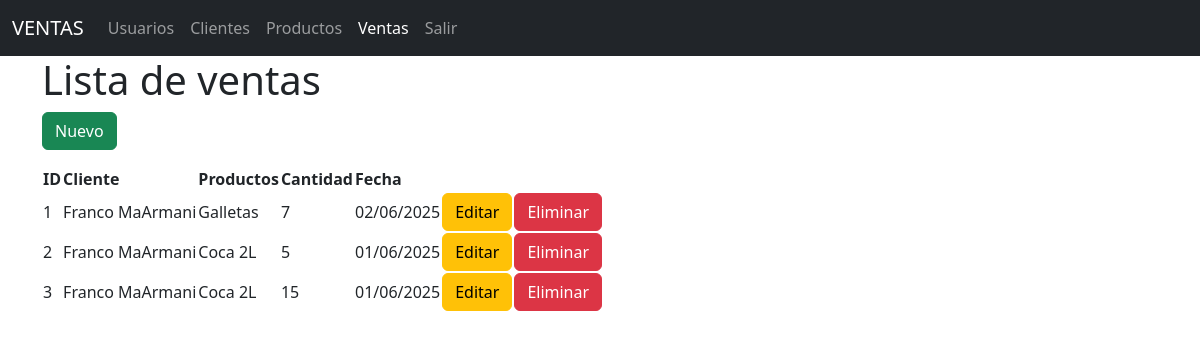
/ventas/, run on the app's committed database.
### models/venta_model.py (models this page shows, shortened)
class Venta(db.Model):
    __tablename__ = "ventas"
    id = db.Column(db.Integer,primary_key=True)
    cliente_id = db.Column(db.Integer, db.ForeignKey('clientes.id'),nullable=False)
    producto_id = db.Column(db.Integer,db.ForeignKey('productos.id'),nullable=False)
    cantidad = db.Column(db.Integer,nullable=False)
    fecha = db.Column(db.DateTime,nullable=False)
    cliente = db.relationship('Cliente',back_populates='ventas')
    producto = db.relationship('Producto',back_populates='ventas')
    @staticmethod
    def get_all():
        return Venta.query.all()

### models/cliente_model.py (models this page shows, shortened)
class Cliente(db.Model):
    __tablename__ = "clientes"
    id = db.Column(db.Integer,primary_key=True)
    nombre = db.Column(db.String(80),nullable=False)
    email = db.Column(db.String(100),nullable=False)
    telefono = db.Column(db.String(20),nullable=False)
    ventas = db.relationship('Venta',back_populates='cliente')

### models/producto_model.py (models this page shows, shortened)
class Producto(db.Model):
    __tablename__ = "productos"
    id = db.Column(db.Integer,primary_key=True)
    descripcion = db.Column(db.String(120),nullable=False)
    precio = db.Column(db.Float(11,2),nullable=False)
    stock = db.Column(db.Integer,nullable=False)
    ventas = db.relationship('Venta',back_populates='producto')

### controllers/venta_controller.py (the view)
@venta_bp.route("/")
def index():
    ventas = Venta.get_all()
    return venta_view.list(ventas)

### run.py (called while the page is built)
@app.context_processor
def inject_active_path():
    def is_active(path):
        return 'active' if request.path == path else ''
    return(dict(is_active = is_active))

### views/venta_view.py (called while the page is built)
def list(ventas):
    return render_template('ventas/index.html',ventas=ventas)

### templates/ventas/index.html (shortened to what this page needs)
{% extends 'base.html' %}
{%  block content %}
<h1>Lista de ventas</h1>
<a href="{{ url_for('venta.create') }}" class="btn btn-success mb-3"btn>Nuevo</a>
<table class="table-striped">
    <tr>
        <th>ID</th>
        <th>Cliente</th>
        <th>Productos</th>
        <th>Cantidad</th>
        <th>Fecha</th>
        <th></th>
        <th></th>
    </tr>
    {% for item in ventas %}
    <tr>
        <td>{{item.id}}</td>
        <td>{{item.cliente.nombre}}</td>
        <td>{{item.producto.descripcion}}</td>
        <td>{{item.cantidad}}</td>
        <td>{{item.fecha.strftime('%d/%m/%Y')}}</td>
        <td>
            <a href="{{ url_for('venta.edit',id=item.id) }}" class="btn
            btn-warning">Editar</a>
        </td>
        <td>
            <a href="{{ url_for('venta.delete',id=item.id )}}" class="btn
            btn-danger">Eliminar</a>
        </td>
    </tr>
    {% endfor %}
</table>
{%  endblock %}

### templates/base.html (shortened to what this page needs)
<!doctype html>
<html lang="es">
  <head>
    <link
      href="https://cdn.jsdelivr.net/npm/bootstrap@5.3.6/dist/css/bootstrap.min.css"
      rel="stylesheet"
    >
  </head>
  <body>
    <nav class="navbar navbar-expand-lg navbar-dark bg-dark">
      <div class="container-fluid">
        <a class="navbar-brand" href="#">VENTAS</a>
        <div class="collapse navbar-collapse" id="navbarNav">
          <ul class="navbar-nav">
            <li class="nav-item">
              <a
                class="nav-link {{ is_active('/usuarios/') }}"
                aria-current="page"
                href="/usuarios/"
              >Usuarios</a>
            </li>
            <li class="nav-item">
              <a
                class="nav-link {{ is_active('/clientes/') }}"
                href="/clientes/"
              >Clientes</a>
            </li>
            <li class="nav-item">
              <a
                class="nav-link {{ is_active('/productos/') }}"
                href="/productos/"
              >Productos</a>
            </li>
            <li class="nav-item">
              <a
                class="nav-link {{ is_active('/ventas/') }}"
                href="/ventas/"
              >Ventas</a>
            </li>
            <li class="nav-item">
              <a class="nav-link" href="#">Salir</a>
            </li>
          </ul>
        </div>
      </div>
    </nav>
    <div class="container">
      {% block content %}{% endblock %}
    </div>
  </body>
</html>

### data on the page
Venta: id "1", cliente.nombre "Franco MaArmani", producto.descripcion "Galletas", cantidad "7", fecha "02/06/2025"
Venta: id "2", cliente.nombre "Franco MaArmani", producto.descripcion "Coca 2L", cantidad "5", fecha "01/06/2025"
Venta: id "3", cliente.nombre "Franco MaArmani", producto.descripcion "Coca 2L", cantidad "15", fecha "01/06/2025"
